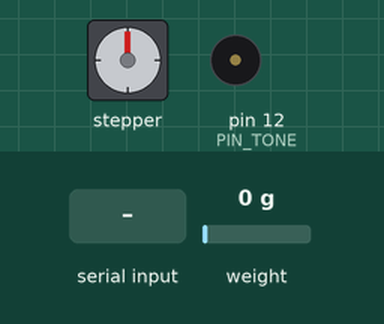
This program was run on a simulated Arduino Uno, built with avr-gcc and run on an emulated ATmega328P. On the bench: stepper motor, buzzer (waves = sounding). The test bench sets the inputs (shaded band); at power-on: weight on the scale 0 g. The local clock reads 2024-03-15 10:24:30 at power-on unless the program sets it; stepper angles assume 2048 steps per turn; what the program prints to the serial monitor is not drawn.

Above: at 1.09 s.
Timing chart, 0 to 1.1 s (numbered marks = the images above; inputs shaded):
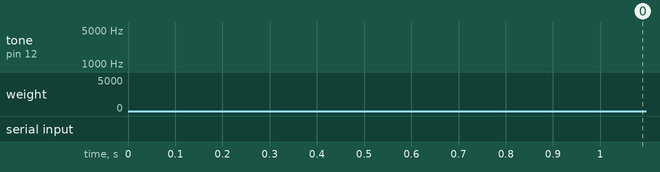

The program:

main.cpp
```cpp
#include <Arduino.h>
#include <HX711.h>
#include <RTClib.h>
#include <AccelStepper.h>
#include <SPI.h>

enum FeederState {
  IDLE,
  START_FEEDING,
  FEEDING,
  STOP_FEEDING,
};

FeederState feederState;

#define PIN_INDICATOR_LED 13
unsigned long startTimer;
/*
  Functions for feed tone
*/
#define PIN_TONE 12
uint16_t sweepFreq = 5000;
void play_feed_tone2() {
  for(int i = 0; i < sweepFreq; i++)
    tone(PIN_TONE, i, 1);
  for(int i = sweepFreq; i >0; i--)
    tone(PIN_TONE, i, 1);
  noTone(PIN_TONE);
}

void play_feed_tone() {
  for(int i = sweepFreq; i >0; i--)
    tone(PIN_TONE, i, 1);
  for(int i = 0; i < sweepFreq; i++)
    tone(PIN_TONE, i, 1);
  noTone(PIN_TONE);
}
/*
  Functions for setting up and moving stepper
*/
#define PIN_STEPPER_EN0 8
#define PIN_STEPPER_EN1 9
AccelStepper stepper; // pins 2,3,4,5
long feedSpeed = 300;
long acceleration = 70;
long distance = -35000;
long feedCount;

void init_stepper() {
  pinMode(PIN_STEPPER_EN0, OUTPUT);
  pinMode(PIN_STEPPER_EN1, OUTPUT);
  stepper.setAcceleration(acceleration);
  stepper.setMaxSpeed(feedSpeed);
}

void enable_stepper() {
  digitalWrite(PIN_STEPPER_EN0, HIGH);
  digitalWrite(PIN_STEPPER_EN1, HIGH);
}

void disable_stepper() {
  digitalWrite(PIN_STEPPER_EN0, LOW);
  digitalWrite(PIN_STEPPER_EN1, LOW);
}

void test_stepper() {
  enable_stepper();
  if(stepper.distanceToGo() == 0) {
    distance *= -1;
    stepper.move(distance);
  }
  stepper.run();
}

/*
    Functions for setting up and reading the scale
*/
#define TARGET_FOOD_WEIGHT 700
#define PIN_SCALE_DOUT 6
#define PIN_SCALE_SCK 7
HX711 scale;
int16_t currentFoodWeight, targetFoodWeight;
void init_scale() {
  scale.begin(PIN_SCALE_DOUT, PIN_SCALE_SCK);
  scale.set_scale(2280.f);                      // this value is obtained by calibrating the scale with known weights; see the README for details
  scale.tare();				        // reset the scale to 0
}

double read_scale() {
  while(!scale.is_ready()) stepper.run();
  double grams = scale.get_units() * 10.0;
  return grams;
}


/*
  Functions for real time clock
*/
RTC_DS3231 rtc;
DateTime currentTime;
uint8_t alreadyFed;
uint8_t feedingHours[2];
uint8_t feedingHour0;
uint8_t feedingHour1;
uint8_t feedingMins;
uint8_t feedingSecs;
void init_rtc() {
  rtc.begin();
}

void autofeed() {
  currentTime = rtc.now();
  switch(feederState) {
    case IDLE:
      // check time to see if we should start feeding
        for(int i = 0; i < sizeof(feedingHours) / sizeof(feedingHours[0]); i++) {
          if(feedingHours[i] == (uint8_t) currentTime.hour() && alreadyFed != (uint8_t) currentTime.hour()) {
            feederState = START_FEEDING;
            alreadyFed = currentTime.hour();
          }
        }
      noTone(PIN_TONE);
      break;
    case START_FEEDING:
      feedCount++;
      // start moving auger motor
      play_feed_tone();
      enable_stepper();
      stepper.move(distance);
      feederState = FEEDING;
    case FEEDING:
      currentFoodWeight = read_scale();
      // monitor food weight and stop when we reach the desired weight
      if(currentFoodWeight > targetFoodWeight || stepper.distanceToGo() == 0)
        feederState = STOP_FEEDING;
    break;
    case STOP_FEEDING:
      stepper.stop();
      stepper.setCurrentPosition(0);
      disable_stepper();
      play_feed_tone2();
      feederState = IDLE;
      // stop the auger since we've reached our target weight
      break;
  }
  stepper.run();
}

void setup() {
  Serial.begin(115200);
  init_scale();
  init_rtc();
  init_stepper();
  feedCount = 0;
  feederState = START_FEEDING;
  alreadyFed = 100;
  feedingHours[0] = 9;
  feedingHours[1] = 21;
  targetFoodWeight = TARGET_FOOD_WEIGHT;
}

void loop() {
  if(Serial.available()) {
    char c = Serial.read();
      if(c == 'a') {
        feederState = START_FEEDING;
      }
      else if(c == 's') {
        feederState = STOP_FEEDING;
      }
      // set the day feed time
      else if(c == 'd') {
        int hour0 = Serial.parseInt();
        feedingHours[0] = hour0;
        Serial.print("Set day feed time to "); Serial.println(feedingHours[0]);
      }
      // set the night feed time
      else if(c ==  'n') {
        int hour1 = Serial.parseInt();
        feedingHours[1] = hour1;
        Serial.print("Set night feed time to "); Serial.println(feedingHours[1]);
      }
      // set the target food weight
      else if(c == 'w') {
        int weight = Serial.parseInt();
        targetFoodWeight = weight;
        Serial.print("Set target food weight to "); Serial.print(targetFoodWeight); Serial.println(" grams");
      }
      // print current scale weight
      else if(c ==  'r') {
        int curWeight = read_scale();
        Serial.print("Current scale weight: "); Serial.println(curWeight);
      }
      else if(c ==  't') {
        scale.tare();
        Serial.println("Taring scale");
      }
    }
  autofeed();
  //test_stepper();
}
```
